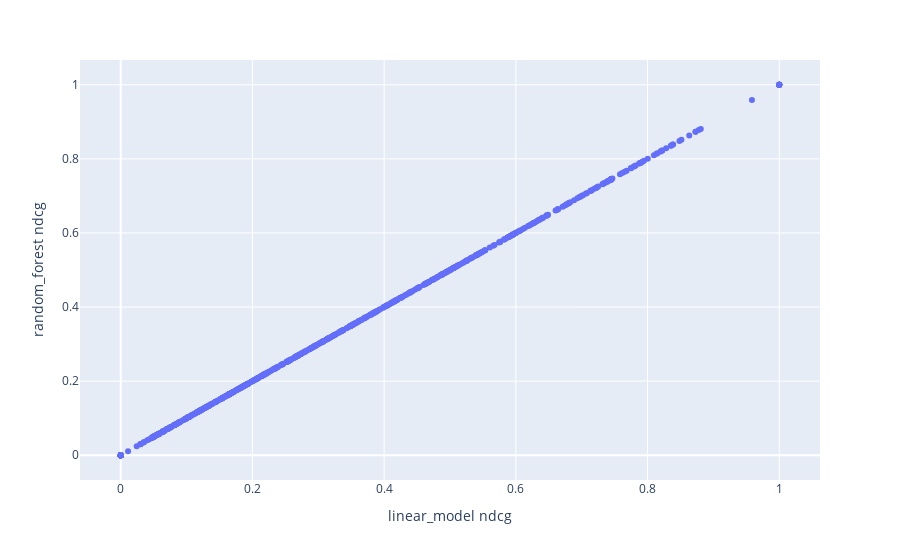

The notebook cell saved with this chart:
### Code cell
px.scatter(
    df_metrics_merged,
    x="linear_model ndcg",
    y="random_forest ndcg",
    hover_data=df_metrics_merged.columns,
)

### Figure 1 — Plotly figure (JSON) as saved in the notebook; plotly's stock layout.template omitted (floating-point values rounded to 4 significant figures; data arrays with more than 128 entries replaced by an {"elided": "..."} marker saying what was removed)
{"data": [{"customdata": {"elided": "1000x11 mixed values"}, "hovertemplate": "linear_model ndcg=%{x}<br>random_forest ndcg=%{y}<br>query=%{customdata[0]}<br>linear_model dcg=%{customdata[1]}<br>linear_model prec@10=%{customdata[2]}<br>linear_model ratio_of_ratings=%{customdata[3]}<br>random_forest dcg=%{customdata[4]}<br>random_forest prec@10=%{customdata[5]}<br>random_forest ratio_of_ratings=%{customdata[6]}<br>dcg=%{customdata[7]}<br>ndcg=%{customdata[8]}<br>prec@10=%{customdata[9]}<br>ratio_of_ratings=%{customdata[10]}<extra></extra>", "legendgroup": "", "marker": {"color": "#636efa", "symbol": "circle"}, "mode": "markers", "name": "", "orientation": "v", "showlegend": false, "type": "scatter", "x": {"elided": "1000 float values"}, "xaxis": "x", "y": {"elided": "1000 float values"}, "yaxis": "y"}], "layout": {"autosize": true, "legend": {"tracegroupgap": 0}, "margin": {"t": 60}, "xaxis": {"anchor": "y", "autorange": true, "domain": [0, 1], "range": [-0.06051, 1.061], "title": {"text": "linear_model ndcg"}, "type": "linear"}, "yaxis": {"anchor": "x", "autorange": true, "domain": [0, 1], "range": [-0.07743, 1.077], "title": {"text": "random_forest ndcg"}, "type": "linear"}}}
